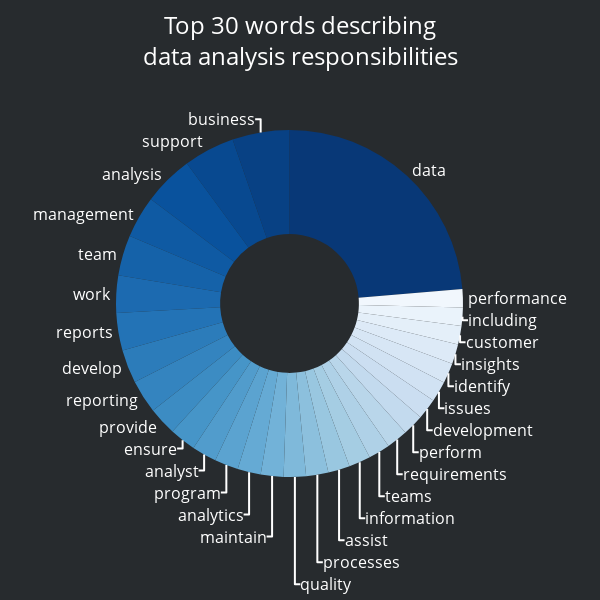

Notebook code for this chart:
### Code cell
# create unique list of job types for dropdown menu
job_types = df_word_count_res['job_type'].unique().tolist()

from plotly.subplots import make_subplots
pal = list(sns.color_palette(palette='Blues_r', n_colors=30).as_hex())

# add the pie chart to the figure
fig = go.Figure(go.Pie(labels=df_word_count_res[df_word_count_res['job_type'] == job_types[0]]['word'],
                     values=df_word_count_res[df_word_count_res['job_type'] == job_types[0]]['frequency'],
                     textposition='outside', 
                     hole=.4,
                     insidetextorientation='auto',
                     hovertemplate='percent=%{percent:.0%}<br>frequency=%{value}',
                     marker=dict(colors=pal),
                     showlegend=False,
                     #title='Data Analysis',
                     texttemplate="%{label}"))

# set the layout options for the entire figure
fig.update_layout(
    title={
        'text': f"Top 30 words describing<br>data analysis responsibilities",
        'x': 0.50,
        'y': 0.96,
        'xanchor': 'center',
        'yanchor': 'top',
        'pad': {'r': 10, 't': 10, 'b':80},
        'font': {'size': 24}
    },
    width=600,
    height=600,
    margin=dict(t=130),
    plot_bgcolor = "#272b2e",
    paper_bgcolor = "#272b2e",
    font=dict(size = 16, color = 'white')
)

fig.show()
fig.write_html('../images/donut_chart1.html')

### Figure 1 — Plotly figure (JSON) as saved in the notebook; plotly's stock layout.template omitted (floating-point values rounded to 4 significant figures)
{"data": [{"hole": 0.4, "hovertemplate": "percent=%{percent:.0%}<br>frequency=%{value}", "insidetextorientation": "auto", "labels": ["data", "business", "support", "analysis", "management", "team", "work", "reports", "develop", "reporting", "provide", "ensure", "analyst", "program", "analytics", "maintain", "quality", "processes", "assist", "information", "teams", "requirements", "perform", "development", "issues", "identify", "insights", "customer", "including", "performance"], "marker": {"colors": ["#083877", "#084184", "#084990", "#09529d", "#0f5aa3", "#1562a9", "#1c6ab0", "#2373b6", "#2c7cba", "#3484bf", "#3c8cc3", "#4695c8", "#519ccc", "#5ba3d0", "#65aad4", "#72b2d8", "#7fb9da", "#8cc0dd", "#99c7e0", "#a5cde3", "#afd1e7", "#b9d6ea", "#c3daee", "#cbdef1", "#d1e2f3", "#d7e6f5", "#ddeaf7", "#e4eff9", "#eaf3fb", "#f1f7fd"]}, "showlegend": false, "textposition": "outside", "texttemplate": "%{label}", "type": "pie", "values": [503, 113, 101, 99, 83, 80, 74, 74, 66, 66, 56, 52, 49, 47, 46, 45, 44, 44, 43, 43, 43, 42, 42, 41, 41, 40, 39, 37, 36, 36]}], "layout": {"font": {"color": "white", "size": 16}, "height": 600, "margin": {"t": 130}, "paper_bgcolor": "#272b2e", "plot_bgcolor": "#272b2e", "title": {"font": {"size": 24}, "pad": {"b": 80, "r": 10, "t": 10}, "text": "Top 30 words describing<br>data analysis responsibilities", "x": 0.5, "xanchor": "center", "y": 0.96, "yanchor": "top"}, "width": 600}}
